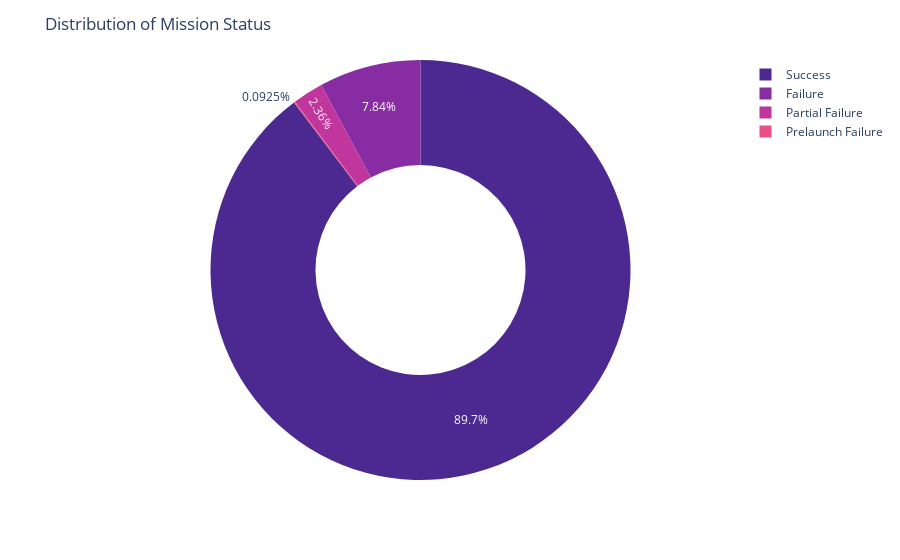

Notebook cell for this chart:
### Code cell
missions_status_fig = px.pie(
    df_missions_status,
    values="Count",
    names=df_missions_status.index,
    hole=0.5,
    color_discrete_sequence=px.colors.sequential.Agsunset
)

missions_status_fig.update_layout(
    title="Distribution of Mission Status"
)

missions_status_fig.show()

### Figure 1 — Plotly figure (JSON) as saved in the notebook; plotly's stock layout.template omitted (floating-point values rounded to 4 significant figures)
{"data": [{"domain": {"x": [0, 1], "y": [0, 1]}, "hole": 0.5, "hovertemplate": "index=%{label}<br>Count=%{value}<extra></extra>", "labels": ["Success", "Failure", "Partial Failure", "Prelaunch Failure"], "legendgroup": "", "name": "", "showlegend": true, "type": "pie", "values": [3879, 339, 102, 4]}], "layout": {"legend": {"tracegroupgap": 0}, "margin": {"t": 60}, "piecolorway": ["rgb(75, 41, 145)", "rgb(135, 44, 162)", "rgb(192, 54, 157)", "rgb(234, 79, 136)", "rgb(250, 120, 118)", "rgb(246, 169, 122)", "rgb(237, 217, 163)"], "title": {"text": "Distribution of Mission Status"}}}
